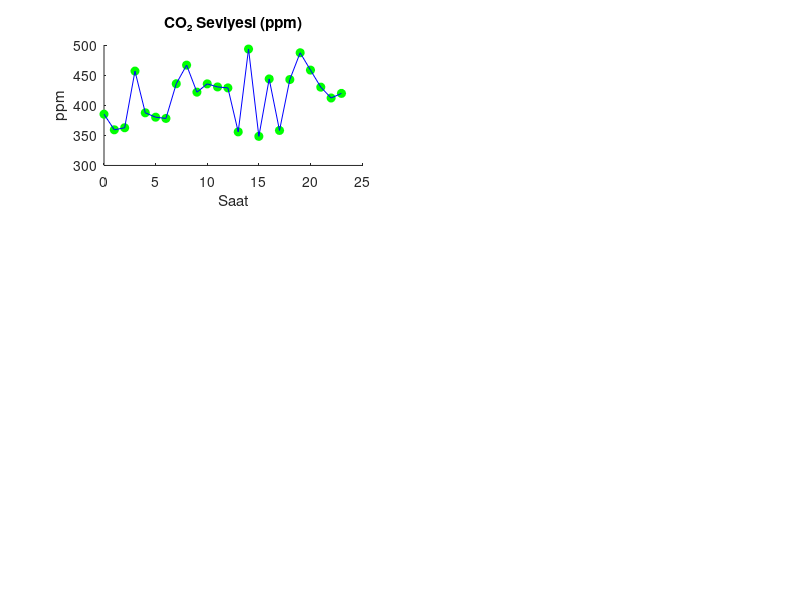

This chart was generated by the following MATLAB code: (Note: this script raises an error after producing the figure.)
% 24 saatlik zaman ekseni
hours = 0:23;

% Rastgele veriler üretelim (gerçekçi aralıklarla)
CO2 = 400 + randn(1,24)*50;       % ppm (normalde 400-1000 arası kabul edilebilir)
O2  = 20.5 + randn(1,24)*0.2;     % % hacim
Pressure = 101 + randn(1,24)*0.5; % kPa
Temp = 22 + randn(1,24)*1;        % °C
Humidity = 45 + randn(1,24)*5;    % %

% Kritik eşik değerleri
CO2_limit = 1000;
O2_limit_low = 19.5;
O2_limit_high = 23.5;
Pressure_low = 97; 
Pressure_high = 103;
Temp_low = 18;
Temp_high = 27;
Humidity_low = 30;
Humidity_high = 60;

figure;

%% CO2 grafiği
subplot(3,2,1);
hold on;
for i=1:24
    if CO2(i) > CO2_limit
        plot(hours(i), CO2(i), 'ro', 'MarkerFaceColor','r');
    else
        plot(hours(i), CO2(i), 'go', 'MarkerFaceColor','g');
    end
end
plot(hours,CO2,'b-');
title('CO₂ Seviyesi (ppm)');
xlabel('Saat'); ylabel('ppm');
yline(CO2_limit,'r--','Limit');

%% O2 grafiği
subplot(3,2,2);
hold on;
for i=1:24
    if O2(i) < O2_limit_low || O2(i) > O2_limit_high
        plot(hours(i), O2(i), 'ro','MarkerFaceColor','r');
    else
        plot(hours(i), O2(i), 'go','MarkerFaceColor','g');
    end
end
plot(hours,O2,'b-');
title('O₂ Seviyesi (%)');
xlabel('Saat'); ylabel('%');
yline(O2_limit_low,'r--','Alt Limit');
yline(O2_limit_high,'r--','Üst Limit');

%% Basınç grafiği
subplot(3,2,3);
hold on;
for i=1:24
    if Pressure(i) < Pressure_low || Pressure(i) > Pressure_high
        plot(hours(i), Pressure(i), 'ro','MarkerFaceColor','r');
    else
        plot(hours(i), Pressure(i), 'go','MarkerFaceColor','g');
    end
end
plot(hours,Pressure,'b-');
title('Basınç (kPa)');
xlabel('Saat'); ylabel('kPa');
yline(Pressure_low,'r--','Alt Limit');
yline(Pressure_high,'r--','Üst Limit');

%% Sıcaklık grafiği
subplot(3,2,4);
hold on;
for i=1:24
    if Temp(i) < Temp_low || Temp(i) > Temp_high
        plot(hours(i), Temp(i), 'ro','MarkerFaceColor','r');
    else
        plot(hours(i), Temp(i), 'go','MarkerFaceColor','g');
    end
end
plot(hours,Temp,'b-');
title('Sıcaklık (°C)');
xlabel('Saat'); ylabel('°C');
yline(Temp_low,'r--','Alt Limit');
yline(Temp_high,'r--','Üst Limit');

%% Nem grafiği
subplot(3,2,5);
hold on;
for i=1:24
    if Humidity(i) < Humidity_low || Humidity(i) > Humidity_high
        plot(hours(i), Humidity(i), 'ro','MarkerFaceColor','r');
    else
        plot(hours(i), Humidity(i), 'go','MarkerFaceColor','g');
    end
end
plot(hours,Humidity,'b-');
title('Nem (%)');
xlabel('Saat'); ylabel('%');
yline(Humidity_low,'r--','Alt Limit');
yline(Humidity_high,'r--','Üst Limit');
